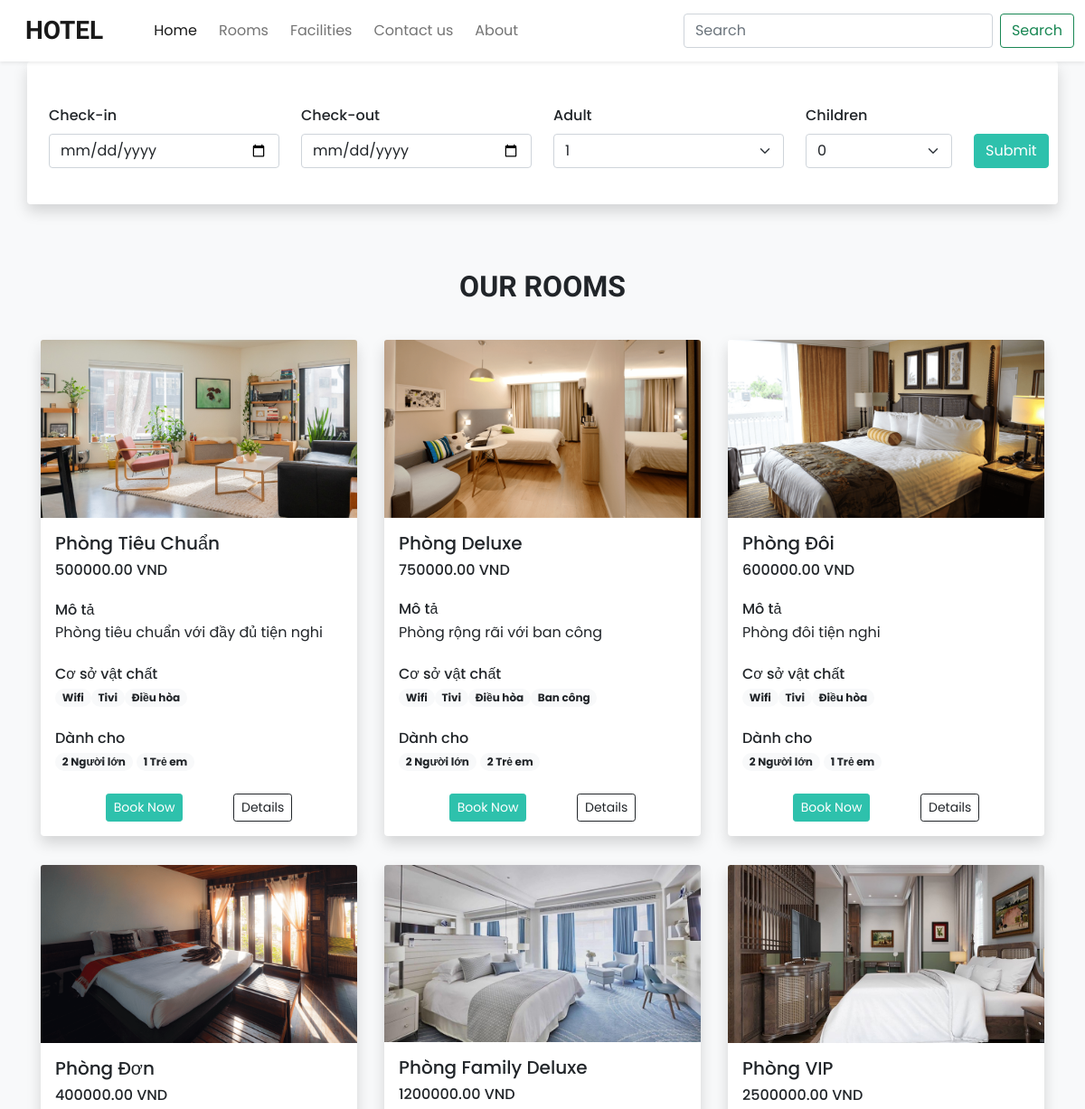
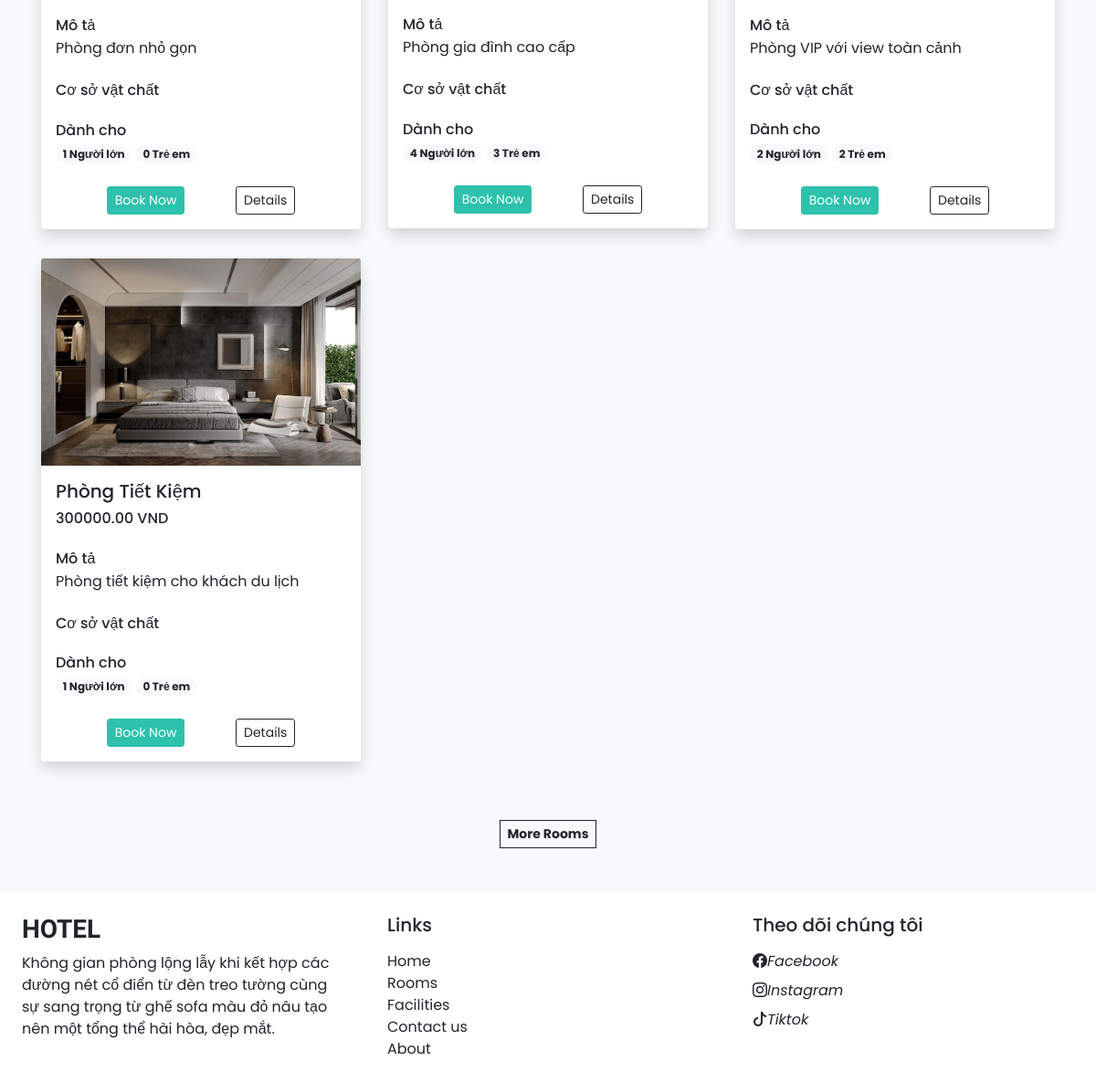
The page / on the database its author committed (2 pictures, top to bottom).
### tables this page shows
CREATE TABLE `rooms` (
  `room_id` int(11) NOT NULL,
  `room_name` varchar(50) DEFAULT NULL,
  `price` decimal(10,2) DEFAULT NULL,
  `room_type` varchar(20) DEFAULT NULL,
  `max_adults` int(11) DEFAULT NULL,
  `max_children` int(11) DEFAULT NULL,
  `status` enum('Available','Occupied','Maintenance') DEFAULT NULL,
  `description` text DEFAULT NULL,
  `image_url` varchar(255) DEFAULT NULL,
  `availability` tinyint(1) DEFAULT NULL
);

CREATE TABLE `facilities` (
  `facility_id` int(11) NOT NULL,
  `facility_name` varchar(50) DEFAULT NULL
);

### index.php (the view, shortened to what this page needs)
<!DOCTYPE html>
<html lang="en">
<head>
    <?php
    require('inc/links.php');
    ?>
    <link rel="stylesheet" href="https://cdn.jsdelivr.net/npm/swiper@11/swiper-bundle.min.css"/>
    <link rel="stylesheet" href="https://cdn.jsdelivr.net/npm/sweetalert2@11/dist/sweetalert2.min.css">
</head>
<body class="bg-light">
<?php
require('inc/header.php');
?>
 <div class="container">
  <div class="row">
    <div class="col-lg-12 bg-white shadow p-4 rounded">
     <form method="GET" action="">
    <div class="row align-items-end">
        <div class="col-lg-3 mb-3">
            <label class="form-label" style="font-weight:500;">Check-in</label>
            <input type="date" name="checkin_date" class="form-control shadow-none">
        </div>
        <div class="col-lg-3 mb-3">
            <label class="form-label" style="font-weight:500;">Check-out</label>
            <input type="date" name="checkout_date" class="form-control shadow-none">
        </div>
        <div class="col-lg-3 mb-3">
            <label class="form-label" style="font-weight:500;">Adult</label>
            <select name="adult_count" class="form-select shadow-none">
                <option value="1">1</option>
            </select>
        </div>
        <div class="col-lg-2 mb-3">
            <label class="form-label" style="font-weight:500;">Children</label>
            <select name="children_count" class="form-select shadow-none">
                <option value="0">0</option>
            </select>
        </div>
        <div class="col-lg-1 mb-lg-3 mt-2">
            <button type="submit" class="btn text-white shadow-none custom-bg">Submit</button>
        </div>
    </div>
</form>
    </div>
  </div>
</div>
 <h2 class="mt-5 pt-4 mb-4 text-center fw-bold h-font">OUR ROOMS</h2>
 <div class="container">
  <div class="row">
  <?php
$adult_count = isset($_GET['adult_count']) ? $_GET['adult_count'] : 1;
$sql = "SELECT * FROM `rooms` WHERE status = 'available'";
if ($adult_count) {
    $sql .= " AND max_adults >= $adult_count";
}
$room_res = mysqli_query($con, $sql);
while ($room_data = mysqli_fetch_assoc($room_res)) {
    $fac_q = mysqli_query($con, "SELECT f.facility_name FROM `facilities` f
                    INNER JOIN room_facilities rfac ON f.facility_id=rfac.facility_id
                    WHERE rfac.room_id = '{$room_data['room_id']}'");
    $facilities_data = "";
    while ($fac_row = mysqli_fetch_assoc($fac_q)) {
        $facilities_data .= "<span class='badge rounded-pill bg-light text-dark text-wrap'>$fac_row[facility_name]</span>";
    }
    $room_thumb = $room_data['image_url'] ? $room_data['image_url'] : "default.jpg";
    echo <<<data
    <div class="col-lg-4 col-md-6 my-3">
        <div class="card border-0 shadow" style="max-width: 350px; margin: auto;">
            <img src="images/$room_thumb" class="card-img-top">
            <div class="card-body">
                <h5>$room_data[room_name]</h5>
                <h6 class="mb-4">$room_data[price] VND</h6>
                <div class="features mb-4">
                    <h6 class="mb-1">Mô tả</h6>
                    $room_data[description]
                </div>
                <div class="facilities mb-4">
                    <h6 class="mb-1">Cơ sở vật chất</h6>
                    $facilities_data
                </div>
                <div class="guests mb-4">
                  <h6 class="mb-1">Dành cho</h6>
                    <span class="badge rounded-pill bg-light text-dark text-wrap">
                      $room_data[max_adults] Người lớn
                      </span>
                      <span class="badge rounded-pill bg-light text-dark text-wrap">
                      $room_data[max_children] Trẻ em
                      </span>
                </div>
                <div class="d-flex justify-content-evenly">
                    <a href="confirm_booking.php?id=$room_data[room_id]" class="btn btn-sm text-white custom-bg shadow-none">Book Now</a>
                    <a href="room_details.php?id=$room_data[room_id]" class="btn btn-sm btn-outline-dark shadow-none">Details</a>
                </div>
            </div>
        </div>
    </div>
    data;
}
?>
    <div class="col-lg-12 text-center mt-5">
      <a href="#" class="btn btn-sm btn-outline-dark rounded-0 fw-bold shadow-none">More Rooms</a>
    </div>
  </div>
 </div>
 <?php
 require('inc/footer.php');
 ?>
</body>
</html>

### inc/links.php (shortened to what this page needs)
<link href="https://cdn.jsdelivr.net/npm/bootstrap@5.0.2/dist/css/bootstrap.min.css" rel="stylesheet">
<link rel="stylesheet" href="https://cdn.jsdelivr.net/npm/bootstrap-icons@1.11.3/font/bootstrap-icons.min.css">
<link rel="stylesheet" href="css\common.css">

### inc/header.php (shortened to what this page needs)
<nav class="navbar navbar-expand-lg navbar-light bg-white ps-lg-3 py-lg-2 shadow-sm sticky-top">
  <div class="container-fluid">
    <a class="navbar-brand me-5 fw-bold fs-3 h-font" href="index.php">HOTEL</a>
    <div class="collapse navbar-collapse" id="navbarSupportedContent">
      <ul class="navbar-nav me-auto mb-2 mb-lg-0">
        <li class="nav-item">
          <a class="nav-link active me-2" aria-current="page" href="index.php">Home</a>
        </li>
        <li class="nav-item">
          <a class="nav-link me-2" href="#">Rooms</a>
        </li>
        <li class="nav-item">
          <a class="nav-link me-2" href="#">Facilities</a>
        </li>
        <li class="nav-item">
          <a class="nav-link me-2" href="#">Contact us</a>
        </li>
        <li class="nav-item">
          <a class="nav-link" href="#">About</a>
        </li>
      </ul>
      <div class="d-flex">
        <input class="form-control me-2" type="search" placeholder="Search" aria-label="Search">
        <button class="btn btn-outline-success" type="submit">Search</button>
      </div>
    </div>
  </div>
</nav>

### inc/footer.php
<div class="container-fluid bg-white mt-5">
  <div class="row">
    <div class="col-lg-4 p-4">
      <h3 class="h-font fw-bold fs-3 mb-2">HOTEL</h3>
      <p>
        Không gian phòng lộng lẫy khi kết hợp các
        đường nét cổ điển từ đèn treo tường cùng
         sự sang trọng từ ghế sofa màu đỏ nâu tạo
         nên một tổng thể hài hòa, đẹp mắt.
      </p>
    </div>
    <div class="col-lg-4 p-4">
     <h5 class="mb-3">Links</h5>
     <a href="#" class="d-inline-block text-dark text-decoration-none">Home</a> <br>
     <a href="rooms.php" class="d-inline-block text-dark text-decoration-none">Rooms</a> <br>
     <a href="#" class="d-inline-block text-dark text-decoration-none">Facilities</a><br>
     <a href="#" class="d-inline-block text-dark text-decoration-none">Contact us</a> <br>
     <a href="#" class="d-inline-block text-dark text-decoration-none">About</a> <br>
    </div>
    <div class="col-lg-4 p-4">
      <h5 class="mb-3">Theo dõi chúng tôi</h5>
      <a href="#" class="d-inline-block text-dark text-decoration-none mb-2">
        <i class="bi bi-facebook me-1">Facebook</i>
      </a> <br>
      <a href="#" class="d-inline-block text-dark text-decoration-none mb-2">
        <i class="bi bi-instagram me-1">Instagram</i>
      </a> <br>
      <a href="#" class="d-inline-block text-dark text-decoration-none mb-2">
        <i class="bi bi-tiktok me-1">Tiktok</i>
      </a> <br>
    </div>
  </div>
 </div>

### css/common.css (style rules this page uses)
:root { --teal: #2ec1ac; --teal_hover: #279e8c; }
* { font-family: 'Poppins', sans-serif; }
.h-font { font-family: 'Merienda',cursive; }
.custom-bg { background-color: var(--teal); border: 1px solid var(--teal); }

### rows shown on the page
rooms: image_url (picture), room_name "Phòng Tiêu Chuẩn", price "500000.00", description "Phòng tiêu chuẩn với đầy đủ tiện nghi", max_adults "2", max_children "1"
facilities: facility_name "Wifi"
facilities: facility_name "Tivi"
facilities: facility_name "Điều hòa"
rooms: image_url (picture), room_name "Phòng Deluxe", price "750000.00", description "Phòng rộng rãi với ban công", max_adults "2", max_children "2"
facilities: facility_name "Ban công"
rooms: image_url (picture), room_name "Phòng Đôi", price "600000.00", description "Phòng đôi tiện nghi", max_adults "2", max_children "1"
rooms: image_url (picture), room_name "Phòng Đơn", price "400000.00", description "Phòng đơn nhỏ gọn", max_adults "1", max_children "0"
rooms: image_url (picture), room_name "Phòng Family Deluxe", price "1200000.00", description "Phòng gia đình cao cấp", max_adults "4", max_children "3"
rooms: image_url (picture), room_name "Phòng VIP", price "2500000.00", description "Phòng VIP với view toàn cảnh", max_adults "2", max_children "2"
rooms: image_url (picture), room_name "Phòng Tiết Kiệm", price "300000.00", description "Phòng tiết kiệm cho khách du lịch", max_adults "1", max_children "0"
